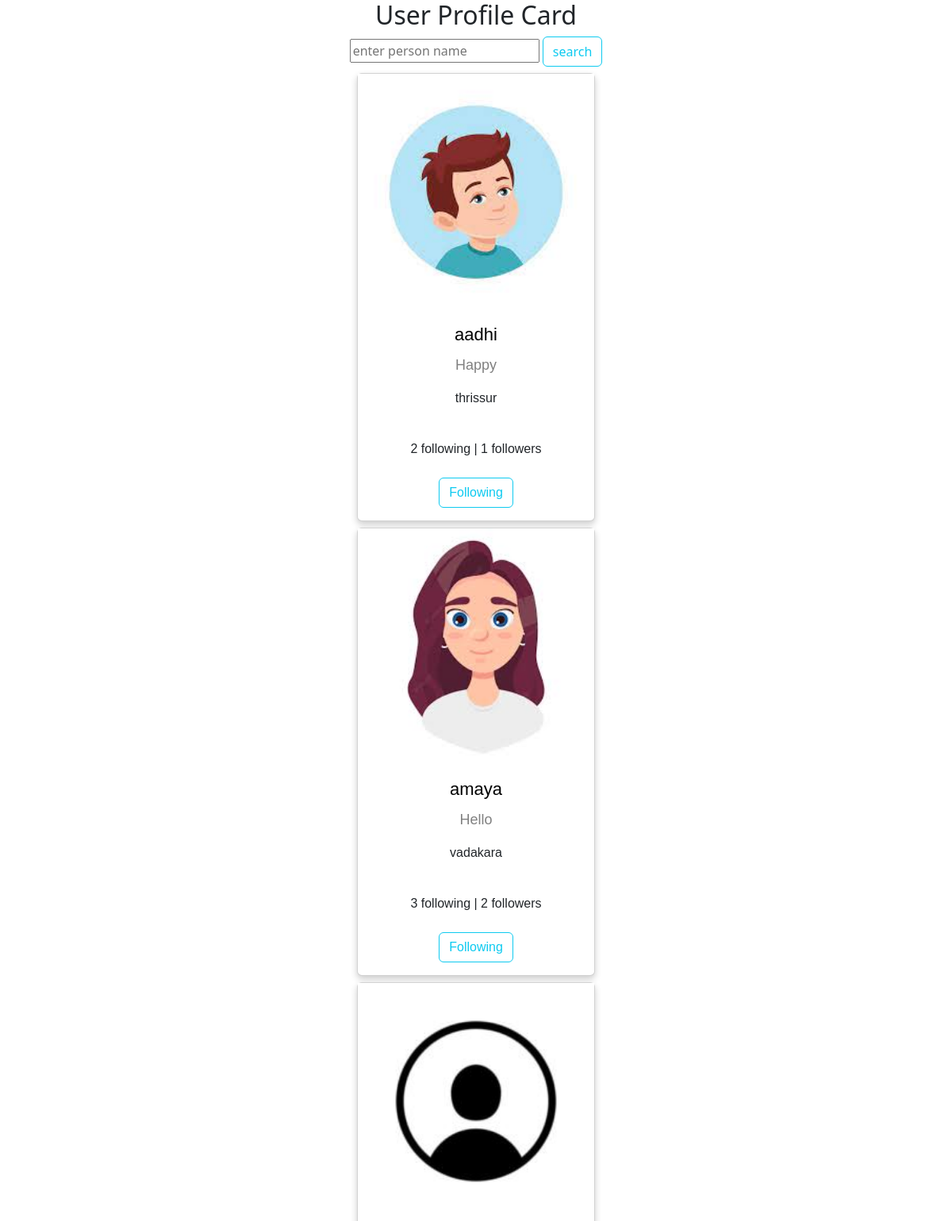
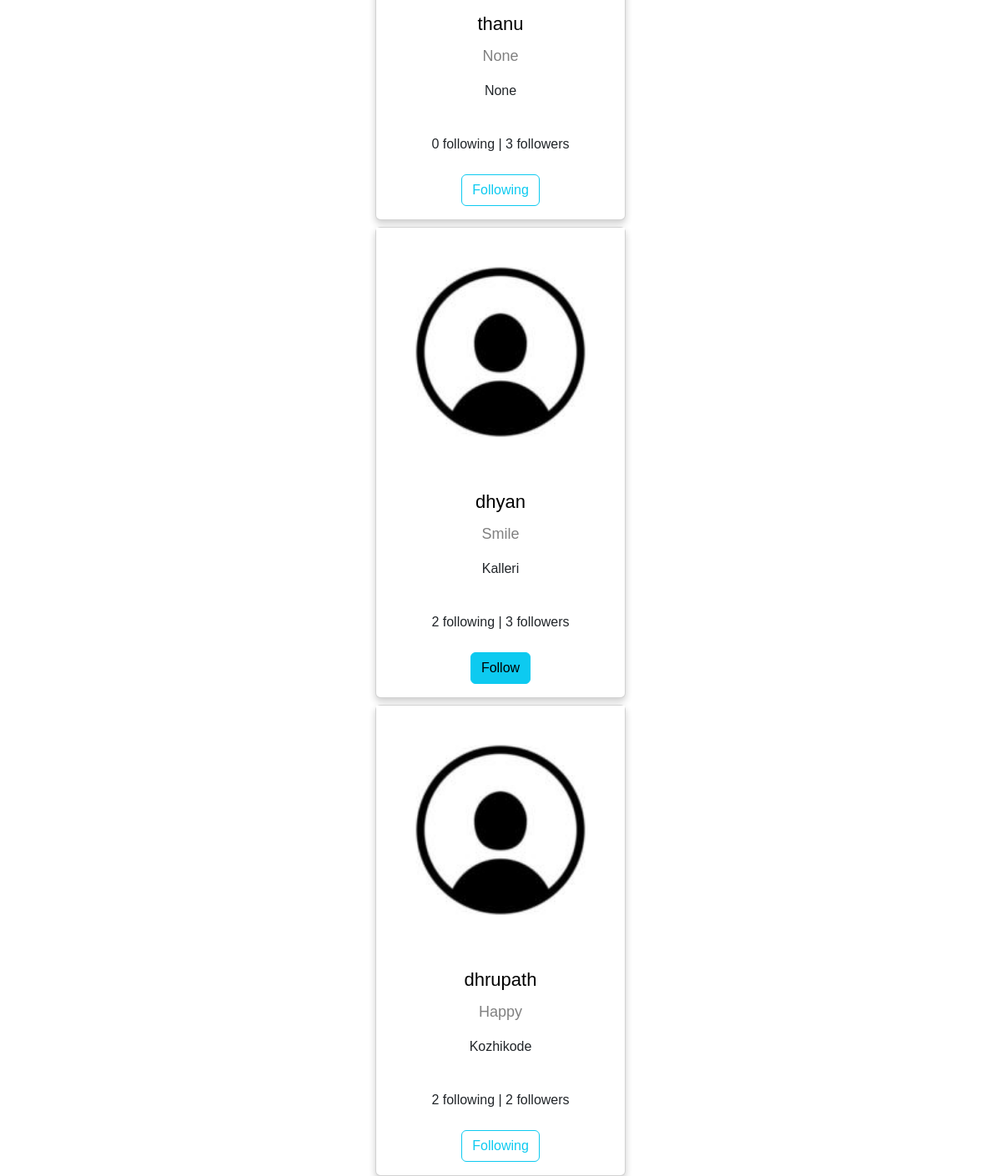
Screenshot of /profiles/all/ (signed in) with the database file from the repository (2 pictures, top to bottom).
### myapp/models.py (models this page shows, shortened)
class UserProfile(models.Model):
    user=models.OneToOneField(User,on_delete=models.CASCADE,related_name="profile")
    profile_pic=models.ImageField(upload_to="profilepics",blank=True,default="/profilepics/default.jpg")
    bio=models.CharField(max_length=200,null=True)
    address=models.CharField(max_length=200,null=True)
    dob=models.DateTimeField(null=True)
    following=models.ManyToManyField("self",related_name="followed_by",symmetrical=False)
    created_date=models.DateTimeField(auto_now_add=True)
    cover_pic=models.ImageField(upload_to="coverpic",default="/profilepics/finsta.jpg",blank=True)
    def __str__(self):
        return self.user.username

### myapp/views.py (the view, shortened to what this page needs)
# urls.py: path('profiles/all/',views.ProfileListView.as_view(),name="profile-list"),
@method_decorator(sign_required,name="dispatch")
class ProfileListView(ListView):
    model=UserProfile
    template_name="profile-list.html"
    context_object_name="profiles"
    def get_queryset(self):
        return UserProfile.objects.exclude(user=self.request.user)

### myapp/views.py (called while the page is built)
def sign_required(fn):
    def wrapper(request,*args,**kwargs):
        if not request.user.is_authenticated:
            messages.error(request,"please login!!!")
            return redirect("signin")
        return fn(request,*args,**kwargs)
    return wrapper

### myapp/templates/profile-list.html (shortened to what this page needs)
<!DOCTYPE html>
<html>
<head>
  <link rel="stylesheet" href="https://cdnjs.cloudflare.com/ajax/libs/font-awesome/4.7.0/css/font-awesome.min.css">
  <link href="https://cdn.jsdelivr.net/npm/bootstrap@5.3.0-alpha3/dist/css/bootstrap.min.css" rel="stylesheet"
>
</head>
<body>
  <h2 style="text-align:center">User Profile Card</h2>
  <form action="" method="post">
    <div class="text-center">
      <input type="text" name="username" placeholder="enter person name">
      <input type="submit" value="search" class="btn btn-outline-info">
    </div>
  </form>
  {%for profile in profiles%}
  <div class="card mt-2">
    <img src="{{profile.profile_pic.url}}" alt="John" style="width:100%">
    <h1><a href="{%url 'profile-detail' profile.id%}">{{profile}}</a></h1>
    <p class="title">{{profile.bio}}</p>
    <p>{{profile.address}}</p>
    <div style="margin: 24px 0;">
      {{profile.following.all.count}} following |
      {{profile.followed_by.count}} followers
    </div>
    <p>
      {%if request.user.profile in profile.followed_by.all%}
      <a href="{%url 'unfollow' profile.id%}" class="btn btn-outline-info">Following</a>
      {%else%}
      <a href="{%url 'follow' profile.id%}" class="btn btn-info">Follow</a>
      {%endif%}
    </p>
  </div>
  {%endfor%}
</body>
</html>

### myapp/templates/profile-list.html (style rules this page uses)
.card { box-shadow: 0 4px 8px 0 rgba(0, 0, 0, 0.2); max-width: 300px; margin: auto; text-align: center; font-family: arial; }
.title { color: grey; font-size: 18px; }
a { text-decoration: none; font-size: 22px; color: black; }

### rows the page displays
UserProfile: profile_pic (picture), user.username "aadhi", bio "Happy", address "thrissur", following.all.count "2", followed_by.count "1", shows "Following"
UserProfile: profile_pic (picture), user.username "amaya", bio "Hello", address "vadakara", following.all.count "3", followed_by.count "2", shows "Following"
UserProfile: profile_pic (placeholder picture), user.username "thanu", bio "None", address "None", following.all.count "0", followed_by.count "3", shows "Following"
UserProfile: profile_pic (placeholder picture), user.username "dhyan", bio "Smile", address "Kalleri", following.all.count "2", followed_by.count "3", shows "Follow"
UserProfile: profile_pic (placeholder picture), user.username "dhrupath", bio "Happy", address "Kozhikode", following.all.count "2", followed_by.count "2", shows "Following"
